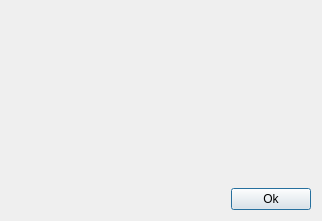
<?xml version="1.0" encoding="UTF-8"?>
<ui version="4.0">
 <class>AboutDialog</class>
 <widget class="QDialog" name="AboutDialog">
  <property name="geometry">
   <rect>
    <x>0</x>
    <y>0</y>
    <width>322</width>
    <height>221</height>
   </rect>
  </property>
  <property name="sizePolicy">
   <sizepolicy hsizetype="Fixed" vsizetype="Fixed">
    <horstretch>0</horstretch>
    <verstretch>0</verstretch>
   </sizepolicy>
  </property>
  <property name="windowTitle">
   <string>About</string>
  </property>
  <property name="whatsThis">
   <string notr="true"/>
  </property>
  <layout class="QGridLayout" name="gridLayout">
   <item row="2" column="0" colspan="2">
    <spacer name="horizontalSpacer">
     <property name="orientation">
      <enum>Qt::Horizontal</enum>
     </property>
     <property name="sizeHint" stdset="0">
      <size>
       <width>40</width>
       <height>20</height>
      </size>
     </property>
    </spacer>
   </item>
   <item row="0" column="0">
    <widget class="QLabel" name="label_image">
     <property name="sizePolicy">
      <sizepolicy hsizetype="Fixed" vsizetype="Fixed">
       <horstretch>0</horstretch>
       <verstretch>0</verstretch>
      </sizepolicy>
     </property>
     <property name="text">
      <string/>
     </property>
     <property name="pixmap">
      <pixmap resource="../res/resource.qrc">:/MainImage.png</pixmap>
     </property>
    </widget>
   </item>
   <item row="1" column="0" colspan="3">
    <spacer name="verticalSpacer">
     <property name="orientation">
      <enum>Qt::Vertical</enum>
     </property>
     <property name="sizeHint" stdset="0">
      <size>
       <width>20</width>
       <height>40</height>
      </size>
     </property>
    </spacer>
   </item>
   <item row="2" column="2">
    <widget class="QPushButton" name="pushbutton_ok">
     <property name="sizePolicy">
      <sizepolicy hsizetype="Fixed" vsizetype="Fixed">
       <horstretch>0</horstretch>
       <verstretch>0</verstretch>
      </sizepolicy>
     </property>
     <property name="text">
      <string>Ok</string>
     </property>
    </widget>
   </item>
   <item row="0" column="1" colspan="2">
    <widget class="QLabel" name="label">
     <property name="text">
      <string/>
     </property>
    </widget>
   </item>
  </layout>
 </widget>
 <resources>
  <include location="../res/resource.qrc"/>
 </resources>
 <connections>
  <connection>
   <sender>pushbutton_ok</sender>
   <signal>clicked()</signal>
   <receiver>AboutDialog</receiver>
   <slot>accept()</slot>
   <hints>
    <hint type="sourcelabel">
     <x>251</x>
     <y>203</y>
    </hint>
    <hint type="destinationlabel">
     <x>149</x>
     <y>112</y>
    </hint>
   </hints>
  </connection>
 </connections>
</ui>
